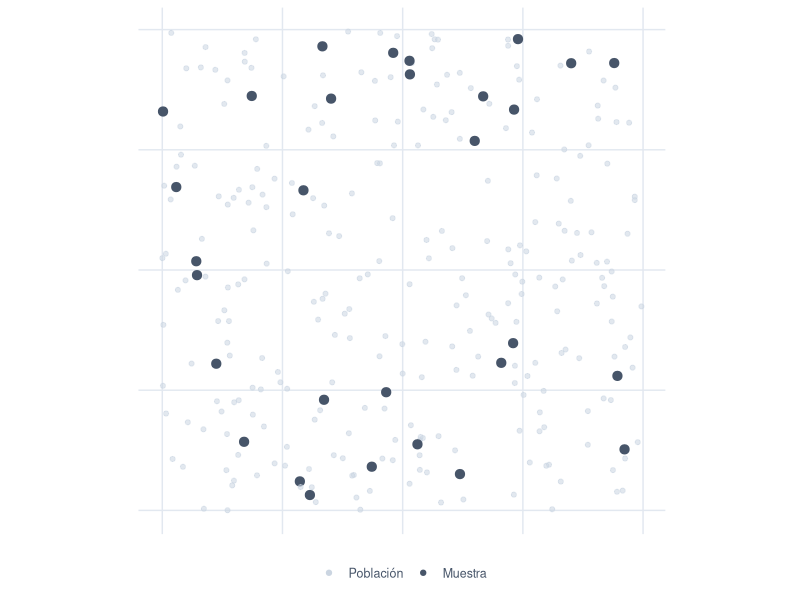
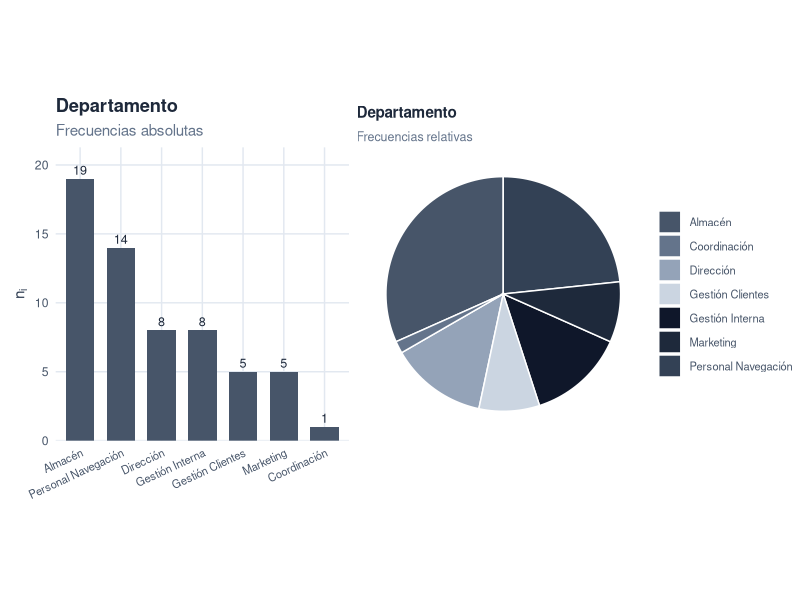
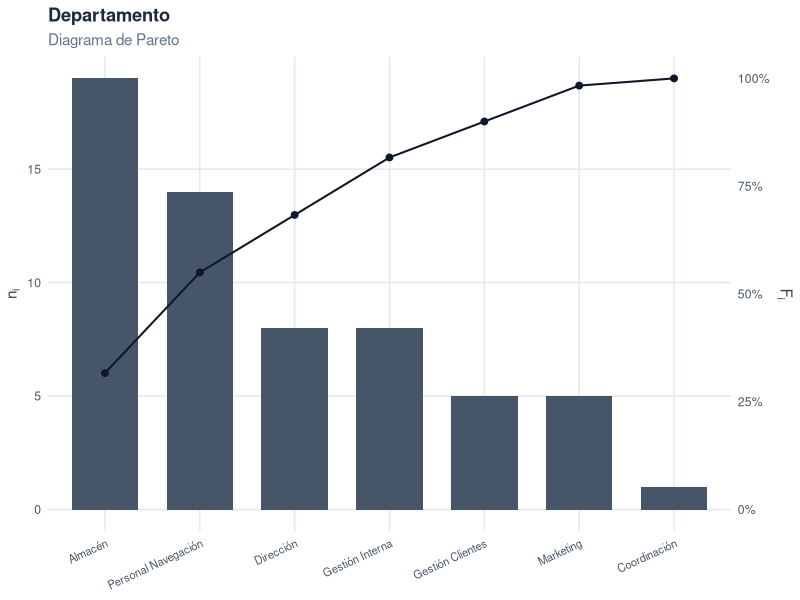
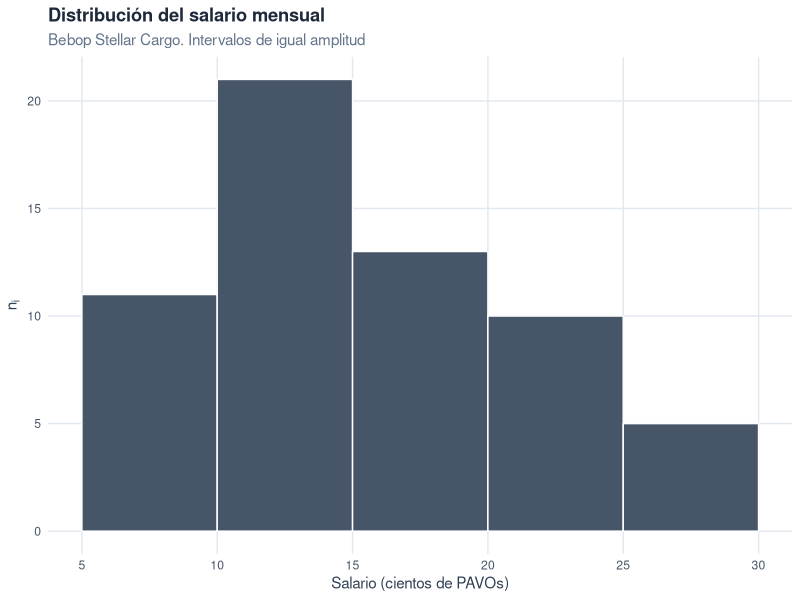
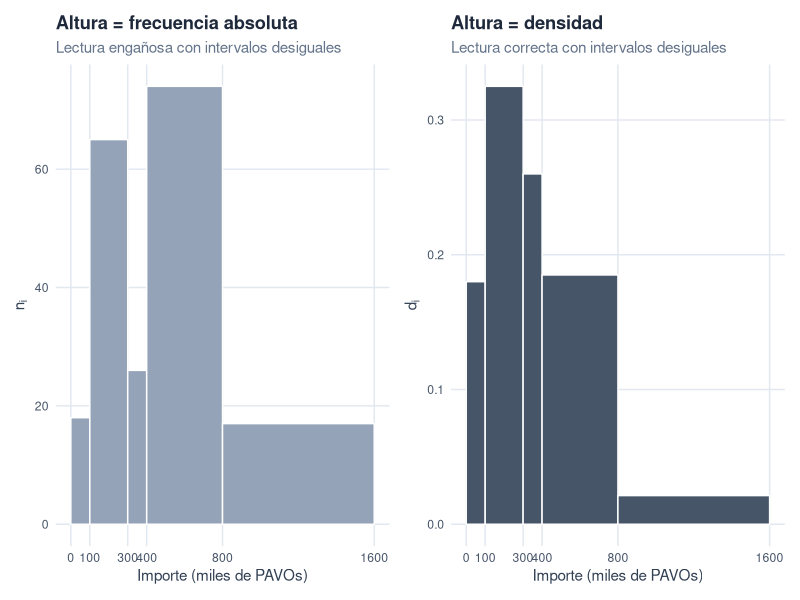

These figures' R source, in order:
## ---- chunk 1
knitr::opts_chunk$set(
  echo       = FALSE,
  message    = FALSE,
  warning    = FALSE,
  fig.align  = "center",
  fig.width  = 6.5,
  fig.height = 4,
  dpi        = 200,
  out.width  = "100%"
)

library(dplyr)
library(tibble)
library(ggplot2)
library(forcats)
library(knitr)
library(kableExtra)
library(scales)
library(patchwork)

# Paleta sobria, coordinada con el color primario del libro (#475569).
pal_libro  <- c("#475569", "#64748b", "#94a3b8", "#cbd5e1",
                "#0f172a", "#1e293b", "#334155")
pal_acento <- "#475569"

# Tema ggplot consistente para todo el capítulo.
theme_libro <- function() {
  theme_minimal(base_size = 11) +
    theme(
      plot.title       = element_text(face = "bold", color = "#1e293b"),
      plot.subtitle    = element_text(color = "#64748b"),
      plot.caption     = element_text(color = "#94a3b8", size = 8),
      axis.title       = element_text(color = "#334155"),
      axis.text        = element_text(color = "#475569"),
      panel.grid.minor = element_blank(),
      panel.grid.major = element_line(color = "#e2e8f0"),
      legend.position  = "bottom",
      legend.title     = element_text(color = "#334155", size = 9),
      legend.text      = element_text(color = "#475569", size = 9)
    )
}
## ---- chunk 2
set.seed(42)
pob <- tibble(
  x = runif(300),
  y = runif(300)
) |>
  mutate(en_muestra = row_number() %in% sample(300, 30))

ggplot(pob, aes(x, y)) +
  geom_point(aes(color = en_muestra, size = en_muestra, alpha = en_muestra)) +
  scale_color_manual(values = c(`FALSE` = "#cbd5e1", `TRUE` = "#475569"),
                     labels = c("Población", "Muestra"),
                     name   = NULL) +
  scale_size_manual(values  = c(`FALSE` = 1.4, `TRUE` = 2.8), guide = "none") +
  scale_alpha_manual(values = c(`FALSE` = 0.55, `TRUE` = 1),  guide = "none") +
  coord_fixed() +
  labs(x = NULL, y = NULL) +
  theme_libro() +
  theme(axis.text = element_blank(), panel.grid = element_blank())
## ---- chunk 3
set.seed(1789)
n_emp <- 60

# Pool de nombres siguiendo la convención R-Stars:
# primer nombre del cine de ciencia ficción + apellido = género de ave (latín).
nombres_sf <- c("Spike", "Faye", "Jet", "Ed", "Vicious",
                "Luke", "Leia", "Han", "Rey", "Finn", "Poe", "Padmé",
                "Spock", "Data", "Picard", "Janeway", "Geordi",
                "Ripley", "Bishop", "Hicks", "Newt",
                "Deckard", "Roy", "Rachael",
                "Neo", "Trinity", "Morpheus",
                "Mal", "Zoe", "River", "Jayne",
                "Holden", "Naomi", "Amos", "Bobbie",
                "Starbuck", "Apollo", "Adama", "Kara",
                "Sarah", "Kyle", "John")

apellidos_aves <- c("Pyrrhula", "Tachyeres", "Bucephala", "Calidris",
                    "Diomedea", "Bubo", "Falco", "Phoenicopterus", "Larus",
                    "Hirundo", "Accipiter", "Psittacus", "Columba", "Corvus",
                    "Anas", "Cygnus", "Gallus", "Pavo", "Ardea", "Grus",
                    "Aquila", "Tinamus", "Tachybaptus", "Athene", "Strix",
                    "Spheniscus", "Apteryx", "Dromaius", "Ramphastos",
                    "Pelecanus", "Vultur", "Struthio", "Turdus", "Merula",
                    "Rhea", "Ara")

empresa <- tibble(
  id_empleado = sprintf("E%03d", seq_len(n_emp)),
  nombre = paste(sample(nombres_sf,      n_emp, replace = TRUE),
                 sample(apellidos_aves,  n_emp, replace = TRUE)),
  nivel_estudios = sample(
    c("Básicos", "Medios", "Universitarios"),
    n_emp, replace = TRUE, prob = c(0.20, 0.42, 0.38)
  ) |>
    factor(levels = c("Básicos", "Medios", "Universitarios"), ordered = TRUE),
  departamento = sample(
    c("Almacén", "Gestión Interna", "Gestión Clientes", "Personal Navegación",
      "Marketing", "Coordinación", "Dirección"),
    n_emp, replace = TRUE,
    prob = c(0.22, 0.16, 0.18, 0.20, 0.08, 0.06, 0.10)
  )
)

# Asignamos un salario coherente con el nivel de estudios.
empresa <- empresa |>
  mutate(
    salario = case_when(
      nivel_estudios == "Básicos"        ~ sample(c(8, 9, 10, 12),
                                                  n(), TRUE,
                                                  prob = c(0.25, 0.30, 0.30, 0.15)),
      nivel_estudios == "Medios"         ~ sample(c(10, 12, 15, 18),
                                                  n(), TRUE,
                                                  prob = c(0.20, 0.30, 0.35, 0.15)),
      nivel_estudios == "Universitarios" ~ sample(c(18, 20, 22, 25, 30),
                                                  n(), TRUE,
                                                  prob = c(0.20, 0.30, 0.25, 0.15, 0.10))
    )
  )
## ---- chunk 4
empresa |>
  head(6) |>
  select(`Cód.` = id_empleado, Nombre = nombre,
         `Salario` = salario, `N. Estudios` = nivel_estudios,
         Departamento = departamento) |>
  kable(caption = "Primeros casos del fichero de empleados de Bebop Stellar Cargo.",
        align = "c") |>
  kable_styling(bootstrap_options = c("hover", "condensed"),
                full_width = FALSE,
                position = "center",
                font_size = 13)
## ---- chunk 5
frec_salario <- empresa |>
  count(salario, name = "n_i") |>
  arrange(salario) |>
  mutate(
    N_i = cumsum(n_i),
    f_i = n_i / sum(n_i),
    F_i = cumsum(f_i)
  )

frec_salario |>
  kable(caption = "Distribución de frecuencias del salario en Bebop Stellar Cargo (cientos de PAVOs).",
        col.names = c("$x_i$ (Salario)", "$n_i$", "$N_i$", "$f_i$", "$F_i$"),
        digits = c(0, 0, 0, 4, 4),
        align = "c",
        escape = FALSE) |>
  kable_styling(bootstrap_options = c("hover", "condensed"),
                full_width = FALSE,
                position = "center",
                font_size = 13)
## ---- chunk 6
frec_estudios <- empresa |>
  count(nivel_estudios, name = "n_i") |>
  arrange(nivel_estudios) |>
  mutate(
    N_i = cumsum(n_i),
    f_i = n_i / sum(n_i),
    F_i = cumsum(f_i)
  )

frec_estudios |>
  kable(caption = "Distribución de frecuencias del nivel de estudios de la plantilla.",
        col.names = c("$x_i$ (Nivel de estudios)", "$n_i$", "$N_i$",
                      "$f_i$", "$F_i$"),
        digits = c(NA, 0, 0, 4, 4),
        align = "c",
        escape = FALSE) |>
  kable_styling(bootstrap_options = c("hover", "condensed"),
                full_width = FALSE,
                position = "center",
                font_size = 13)
## ---- chunk 7
frec_departamento <- empresa |>
  count(departamento, name = "n_i") |>
  arrange(desc(n_i)) |>
  mutate(f_i = n_i / sum(n_i))

frec_departamento |>
  kable(caption = "Distribución de frecuencias del departamento.",
        col.names = c("$x_i$ (Departamento)", "$n_i$", "$f_i$"),
        digits = c(NA, 0, 4),
        align = "c",
        escape = FALSE) |>
  kable_styling(bootstrap_options = c("hover", "condensed"),
                full_width = FALSE,
                position = "center",
                font_size = 13)
## ---- chunk 8
cortes <- c(5, 10, 15, 20, 25, 30)

frec_int <- empresa |>
  mutate(intervalo = cut(salario, breaks = cortes,
                         include.lowest = TRUE, right = TRUE)) |>
  count(intervalo, name = "n_i") |>
  mutate(
    L_inf = head(cortes, -1),
    L_sup = tail(cortes, -1),
    x_i   = (L_inf + L_sup) / 2,
    c_i   = L_sup - L_inf,
    d_i   = n_i / c_i,
    f_i   = n_i / sum(n_i),
    N_i   = cumsum(n_i),
    F_i   = cumsum(f_i)
  ) |>
  select(Intervalo = intervalo, x_i, c_i, n_i, N_i, f_i, F_i, d_i)

frec_int |>
  kable(caption = "Distribución agrupada del salario en intervalos de 5 cientos de PAVOs.",
        col.names = c("Intervalo", "$x_i$", "$c_i$", "$n_i$", "$N_i$",
                      "$f_i$", "$F_i$", "$d_i$"),
        digits = c(NA, 1, 0, 0, 0, 4, 4, 4),
        align = "c",
        escape = FALSE) |>
  kable_styling(bootstrap_options = c("hover", "condensed"),
                full_width = FALSE,
                position = "center",
                font_size = 13)
## ---- chunk 9
df_dep <- frec_departamento |>
  mutate(departamento = fct_reorder(departamento, n_i, .desc = TRUE))

g_barras <- ggplot(df_dep, aes(departamento, n_i)) +
  geom_col(fill = pal_acento, width = 0.7) +
  geom_text(aes(label = n_i), vjust = -0.4,
            color = "#1e293b", size = 3.2) +
  scale_y_continuous(expand = expansion(mult = c(0, 0.12))) +
  labs(title = "Departamento", subtitle = "Frecuencias absolutas",
       x = NULL, y = expression(n[i])) +
  theme_libro() +
  theme(axis.text.x = element_text(angle = 25, hjust = 1, size = 8))

g_sectores <- ggplot(frec_departamento,
                     aes(x = "", y = f_i, fill = departamento)) +
  geom_col(width = 1, color = "white") +
  coord_polar(theta = "y") +
  scale_fill_manual(values = pal_libro, name = NULL) +
  labs(title = "Departamento", subtitle = "Frecuencias relativas") +
  theme_void() +
  theme(
    plot.title      = element_text(face = "bold", color = "#1e293b", size = 11),
    plot.subtitle   = element_text(color = "#64748b", size = 9),
    legend.text     = element_text(color = "#475569", size = 8),
    legend.position = "right"
  )

g_barras + g_sectores
## ---- chunk 10
pareto <- frec_departamento |>
  arrange(desc(n_i)) |>
  mutate(
    F_i = cumsum(f_i),
    departamento = factor(departamento, levels = departamento)
  )

coef <- max(pareto$n_i)

ggplot(pareto, aes(departamento)) +
  geom_col(aes(y = n_i), fill = pal_acento, width = 0.7) +
  geom_line(aes(y = F_i * coef, group = 1),
            color = "#0f172a", linewidth = 0.7) +
  geom_point(aes(y = F_i * coef), color = "#0f172a", size = 2) +
  scale_y_continuous(
    name     = expression(n[i]),
    sec.axis = sec_axis(~ . / coef,
                        name   = expression(F[i]),
                        labels = scales::label_percent(accuracy = 1))
  ) +
  labs(title = "Departamento", subtitle = "Diagrama de Pareto",
       x = NULL) +
  theme_libro() +
  theme(axis.text.x = element_text(angle = 25, hjust = 1, size = 8))
## ---- chunk 11
ggplot(empresa, aes(salario)) +
  geom_histogram(breaks = cortes, closed = "right",
                 fill = pal_acento, color = "white") +
  scale_x_continuous(breaks = cortes) +
  labs(title    = "Distribución del salario mensual",
       subtitle = "Bebop Stellar Cargo. Intervalos de igual amplitud",
       x        = "Salario (cientos de PAVOs)",
       y        = expression(n[i])) +
  theme_libro()
## ---- chunk 12
set.seed(2025)
ventas <- tibble(
  cliente = sprintf("C%03d", 1:200),
  importe = round(pmin(rgamma(200, shape = 2, scale = 200), 1600), 0)
)

cortes_v <- c(0, 100, 300, 400, 800, 1600)

frec_ventas <- ventas |>
  mutate(intervalo = cut(importe, breaks = cortes_v,
                         include.lowest = TRUE, right = TRUE)) |>
  count(intervalo, name = "n_i") |>
  mutate(
    L_inf = head(cortes_v, -1),
    L_sup = tail(cortes_v, -1),
    x_i   = (L_inf + L_sup) / 2,
    c_i   = L_sup - L_inf,
    d_i   = n_i / c_i
  )

frec_ventas |>
  select(Intervalo = intervalo, n_i, c_i, x_i, d_i) |>
  kable(caption = "Importe anual de contratos con clientes corporativos (miles de PAVOs). Intervalos de distinta amplitud.",
        col.names = c("Intervalo", "$n_i$", "$c_i$", "$x_i$", "$d_i$"),
        digits = c(NA, 0, 0, 1, 4),
        align = "c",
        escape = FALSE) |>
  kable_styling(bootstrap_options = c("hover", "condensed"),
                full_width = FALSE,
                position = "center",
                font_size = 13)
## ---- chunk 13
g_mal <- ggplot(frec_ventas,
                aes(xmin = L_inf, xmax = L_sup,
                    ymin = 0, ymax = n_i)) +
  geom_rect(fill = "#94a3b8", color = "white") +
  scale_x_continuous(breaks = cortes_v) +
  labs(title    = "Altura = frecuencia absoluta",
       subtitle = "Lectura engañosa con intervalos desiguales",
       x        = "Importe (miles de PAVOs)",
       y        = expression(n[i])) +
  theme_libro()

g_bien <- ggplot(frec_ventas,
                 aes(xmin = L_inf, xmax = L_sup,
                     ymin = 0, ymax = d_i)) +
  geom_rect(fill = pal_acento, color = "white") +
  scale_x_continuous(breaks = cortes_v) +
  labs(title    = "Altura = densidad",
       subtitle = "Lectura correcta con intervalos desiguales",
       x        = "Importe (miles de PAVOs)",
       y        = expression(d[i])) +
  theme_libro()

g_mal + g_bien
